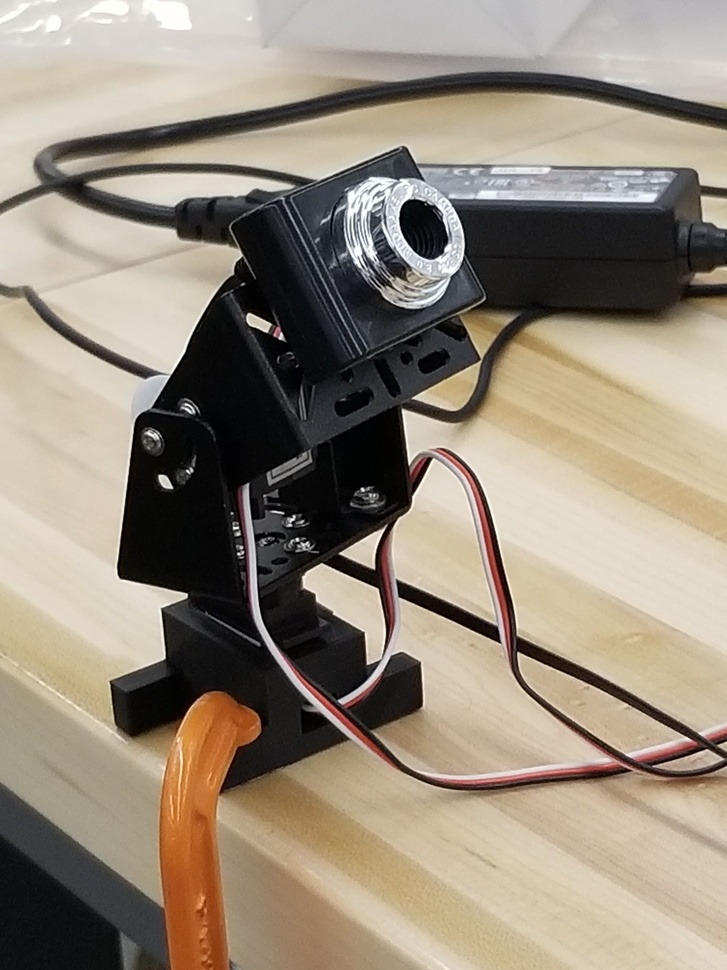
#> input picture pictures/robot.jpg, 727 x 970 px, shrunk from 3024 x 4032 before the run, given in place of the camera
$ python take_screen_shot.py   (older library calls are emulated)
#> lines starting #> are read from the running program, lines starting #| are printed output that depends on the picture; after the words box and inside, x2 and y2 are one past the last pixel; in counts of white or black regions, pixels touching at a corner belong together
import cv2
import os
import numpy as np

cap = cv2.VideoCapture('/dev/video2')
camera_freq = cap.get(cv2.CAP_PROP_FPS)
img_width = int(cap.get(cv2.CAP_PROP_FRAME_WIDTH))
img_height = int(cap.get(cv2.CAP_PROP_FRAME_HEIGHT))
img_center = (img_width/2, img_height/2)

lower_red = np.array([15, 50, 230])
upper_red = np.array([40, 155, 255])

#cv2.createTrackbar()

while (True):

	ret, frame = cap.read()
#> frame is the input picture: shape (970, 727, 3); mean B, G, R 123.2, 138.4, 149.9
	#convert numpy matrix to represent HSV matrix
	hsv = cv2.cvtColor(frame, cv2.COLOR_BGR2HSV)
#> hsv: shape (970, 727, 3); mean H, S, V 36.2, 53.1, 150.8
	#make a mask that has low red and upper red hue bounds
	mask = cv2.inRange(hsv, lower_red, upper_red)
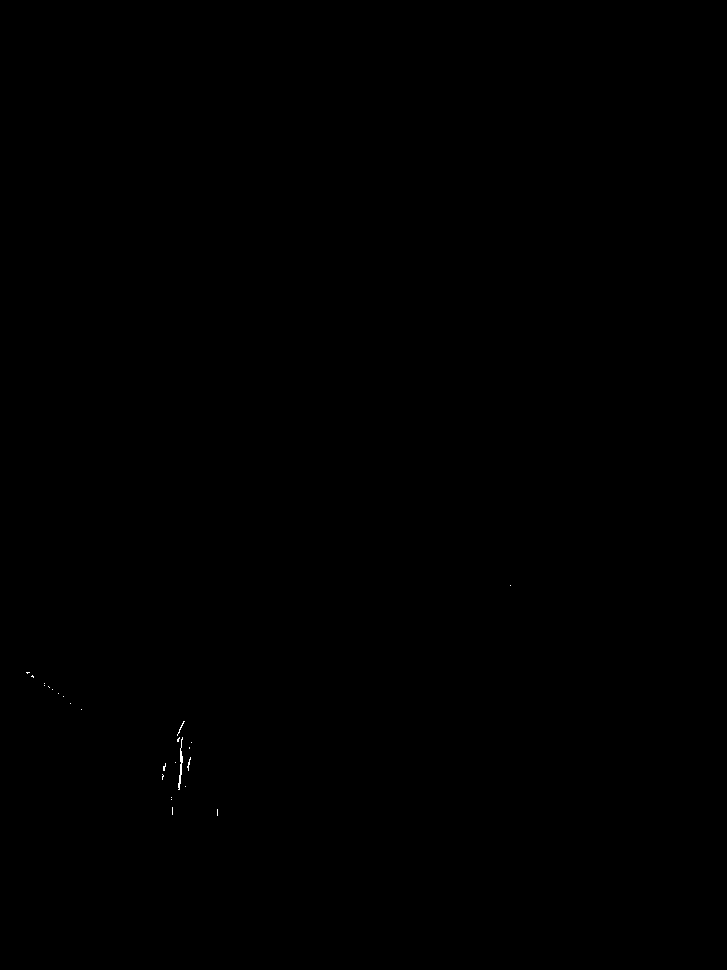
#> mask: shape (970, 727); 0.03% white in thin lines or dots, all inside (x1, y1, x2, y2) = (26, 585, 511, 816)

	#apply mask to our image
	res = cv2.bitwise_and(hsv, hsv, mask = mask)
#> res: shape (970, 727, 3); mean H, S, V 0, 0, 0.1
	#split up resultant 3 channel image
	[h , s, v] = cv2.split(res)
	#combine to get single channel gray scale
	thresh = cv2.bitwise_or(s, v)
	#binary threshold the image
	ret,thresh = cv2.threshold(thresh, 127, 255, 0)
	# print(thresh.shape)
	#find the edges of the binary image
	im2, contours, hierarchy = cv2.findContours(thresh, cv2.RETR_EXTERNAL, cv2.CHAIN_APPROX_SIMPLE)
#> contours = 25 contours, 24 with area under 20; largest, box (x1, y1, x2, y2) and area: (178, 737, 183, 790) 44

	frame = cv2.GaussianBlur(frame, (5,5), 0)
	# print(frame.shape)
	erosion_size = 5
	erosion_type = cv2.MORPH_ELLIPSE
	element = cv2.getStructuringElement(erosion_type, (2*erosion_size + 1, 2*erosion_size+1), (erosion_size, erosion_size))
	frame = cv2.erode(frame, element)
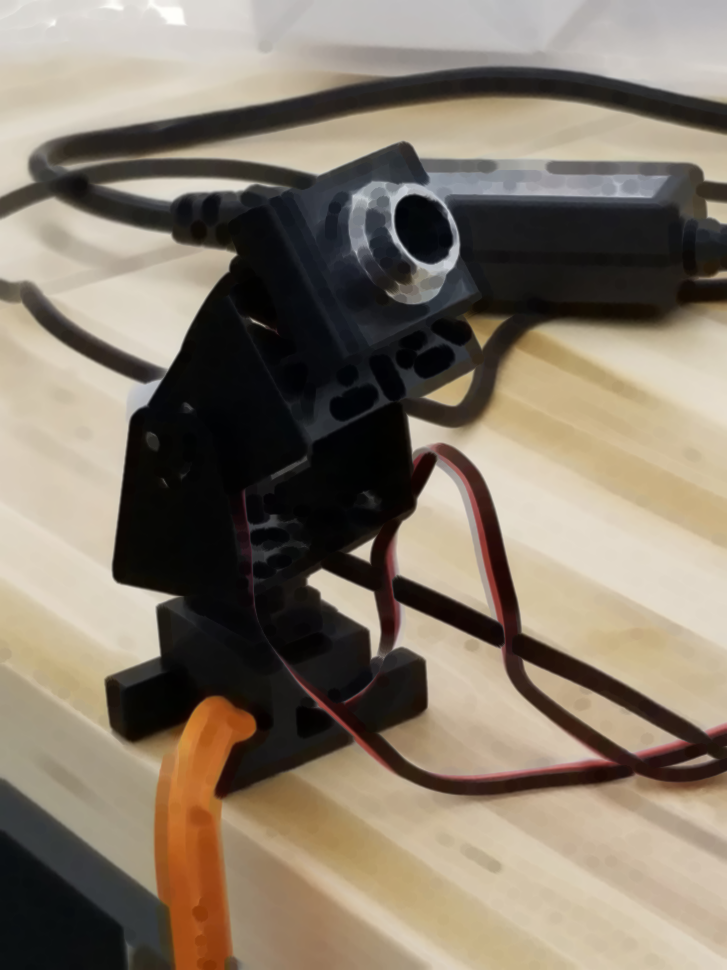
#> frame: shape (970, 727, 3); mean B, G, R 106.3, 121.2, 132.5
	# print(frame.shape)
	frame = cv2.drawContours(frame, contours, -1, color = (255,0,0), thickness = 3)
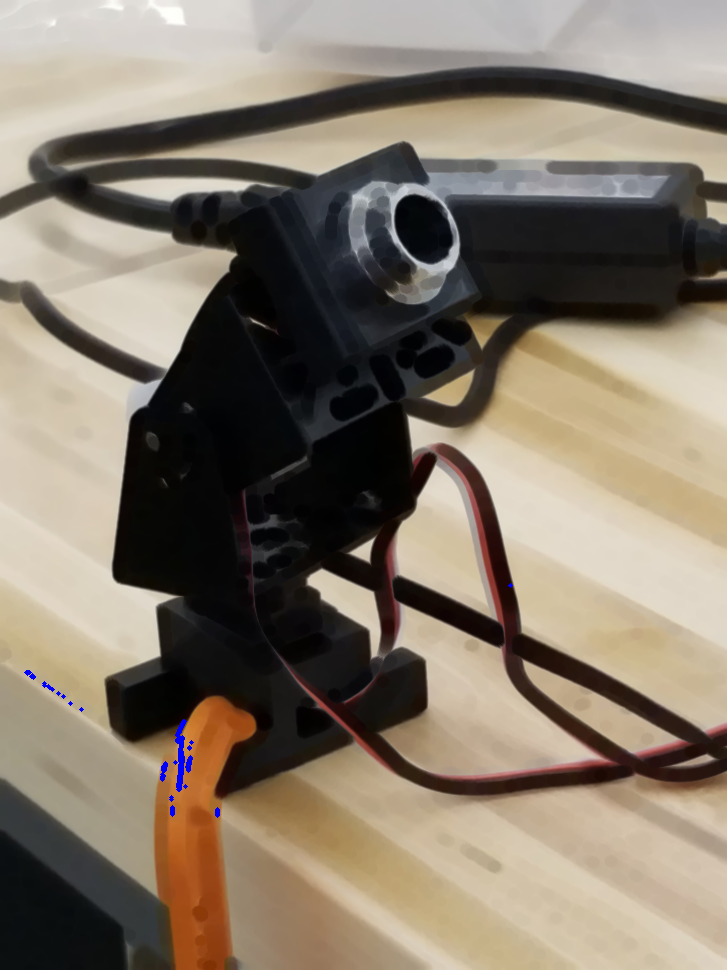
#> frame: shape (970, 727, 3); 0.14% of pixels changed, all inside (x1, y1, x2, y2) = (24, 583, 513, 818)
	# print(frame.shape)
	rows = frame.shape[0]
#> rows = 970
	circles = cv2.HoughCircles(thresh, cv2.HOUGH_GRADIENT, 1, rows/8, param1 = 100, param2=30, minRadius = 1, maxRadius = 30)
#> circles = None

	if circles is not None:
		circles = np.unint16(np.around(circles))
		for i in circles[0,:]:
			print("drawing circles")
			center = (i[0], i[1])
			cv2.circle(frame, center, 1, (0, 100, 100), 3)
			radius = i[2]
			cv2.circle(frame, center, radius, (255,0,255), 3)


	cv2.imshow('frame', frame)

	key = cv2.waitKey(1)
#> (key q is pressed here)
	if key & 0xFF == ord('q'):
		break
	elif key & 0xFF == ord('s'):
		filename = '{}.png'.format(len(os.listdir('pictures')))
		cv2.imwrite('pictures/{}'.format(filename), frame)


cap.release()
cv2.destroyAllWindows()
